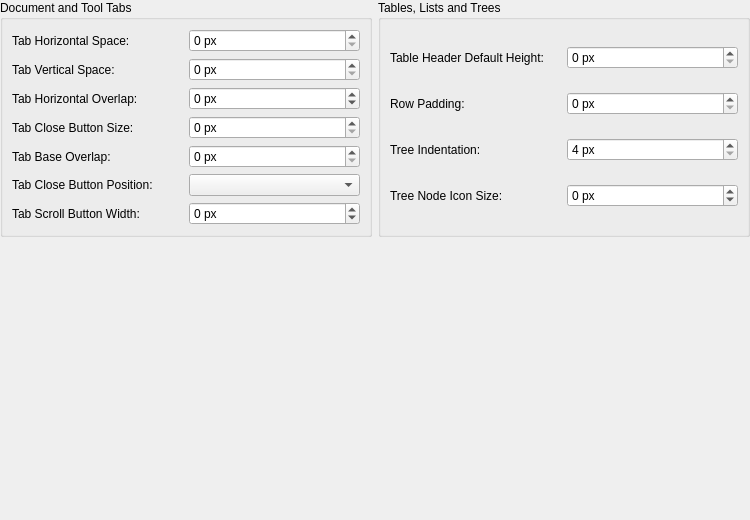
<?xml version="1.0" encoding="UTF-8"?>
<ui version="4.0">
 <class>LC_SettingsPageMetricsViewsTabs</class>
 <widget class="QWidget" name="LC_SettingsPageMetricsViewsTabs">
  <property name="geometry">
   <rect>
    <x>0</x>
    <y>0</y>
    <width>750</width>
    <height>520</height>
   </rect>
  </property>
  <layout class="QGridLayout" name="gridLayout_main">
   <property name="leftMargin">
    <number>0</number>
   </property>
   <property name="topMargin">
    <number>0</number>
   </property>
   <property name="rightMargin">
    <number>0</number>
   </property>
   <property name="bottomMargin">
    <number>0</number>
   </property>
   <item row="0" column="0">
    <widget class="QGroupBox" name="gbTabs">
     <property name="title">
      <string>Document and Tool Tabs</string>
     </property>
     <layout class="QGridLayout" name="gridLayout_tabs">
      <item row="0" column="0">
       <widget class="QLabel" name="lblTabHSpace">
        <property name="toolTip">
         <string>Horizontal spacing padded inside tab button labels.</string>
        </property>
        <property name="text">
         <string>Tab Horizontal Space:</string>
        </property>
       </widget>
      </item>
      <item row="0" column="1">
       <widget class="QSpinBox" name="sbTabHSpace">
        <property name="toolTip">
         <string>Set horizontal padding of tabs.</string>
        </property>
        <property name="suffix">
         <string> px</string>
        </property>
        <property name="maximum">
         <number>40</number>
        </property>
       </widget>
      </item>
      <item row="1" column="0">
       <widget class="QLabel" name="lblTabVSpace">
        <property name="toolTip">
         <string>Vertical spacing padded inside tab button labels.</string>
        </property>
        <property name="text">
         <string>Tab Vertical Space:</string>
        </property>
       </widget>
      </item>
      <item row="1" column="1">
       <widget class="QSpinBox" name="sbTabVSpace">
        <property name="toolTip">
         <string>Set vertical padding of tabs.</string>
        </property>
        <property name="suffix">
         <string> px</string>
        </property>
        <property name="maximum">
         <number>20</number>
        </property>
       </widget>
      </item>
      <item row="2" column="0">
       <widget class="QLabel" name="lblTabOverlapHorizontal">
        <property name="toolTip">
         <string>Horizontal overlap distance between adjacent tab buttons.</string>
        </property>
        <property name="text">
         <string>Tab Horizontal Overlap:</string>
        </property>
       </widget>
      </item>
      <item row="2" column="1">
       <widget class="QSpinBox" name="sbTabOverlapHorizontal">
        <property name="toolTip">
         <string>Set horizontal overlap of adjacent tabs.</string>
        </property>
        <property name="suffix">
         <string> px</string>
        </property>
        <property name="minimum">
         <number>-5</number>
        </property>
        <property name="maximum">
         <number>15</number>
        </property>
       </widget>
      </item>
      <item row="3" column="0">
       <widget class="QLabel" name="lblTabCloseSize">
        <property name="toolTip">
         <string>Size of close button inside tabs.</string>
        </property>
        <property name="text">
         <string>Tab Close Button Size:</string>
        </property>
       </widget>
      </item>
      <item row="3" column="1">
       <widget class="QSpinBox" name="sbTabCloseSize">
        <property name="toolTip">
         <string>Set size of tab close buttons.</string>
        </property>
        <property name="suffix">
         <string> px</string>
        </property>
        <property name="maximum">
         <number>32</number>
        </property>
       </widget>
      </item>
      <item row="4" column="0">
       <widget class="QLabel" name="lblTabOverlap">
        <property name="toolTip">
         <string>Number of pixels tab base overlaps active tab widget border frame.</string>
        </property>
        <property name="text">
         <string>Tab Base Overlap:</string>
        </property>
       </widget>
      </item>
      <item row="4" column="1">
       <widget class="QSpinBox" name="sbTabOverlap">
        <property name="toolTip">
         <string>Set layout overlap of tab bar base.</string>
        </property>
        <property name="suffix">
         <string> px</string>
        </property>
        <property name="maximum">
         <number>10</number>
        </property>
       </widget>
      </item>
         <item row="5" column="0">
             <widget class="QLabel" name="lblTabBarClosePosition">
                 <property name="toolTip">
                     <string>Choose whether tab close buttons appear on the right side (Windows/Linux standard) or left side (macOS convention).</string>
                 </property>
                 <property name="text">
                     <string>Tab Close Button Position:</string>
                 </property>
             </widget>
         </item>
         <item row="5" column="1">
             <widget class="QComboBox" name="cbTabBarClosePosition">
                 <property name="toolTip">
                     <string>Select alignment side for tab close buttons.</string>
                 </property>
                 <property name="sizeAdjustPolicy">
                     <enum>QComboBox::SizeAdjustPolicy::AdjustToContents</enum>
                 </property>
             </widget>
         </item>
         <item row="6" column="0">
             <widget class="QLabel" name="lblTabBarScrollButtonWidth">
                 <property name="toolTip">
                     <string>Width of navigation arrow buttons when open drawing tabs overflow (-1 for auto-adaptive width).</string>
                 </property>
                 <property name="text">
                     <string>Tab Scroll Button Width:</string>
                 </property>
             </widget>
         </item>
         <item row="6" column="1">
             <widget class="QSpinBox" name="sbTabBarScrollButtonWidth">
                 <property name="toolTip">
                     <string>Set width of tab scroll overflow arrows (-1 for auto).</string>
                 </property>
                 <property name="suffix">
                     <string> px</string>
                 </property>
                 <property name="minimum">
                     <number>-1</number>
                 </property>
                 <property name="maximum">
                     <number>35</number>
                 </property>
             </widget>
         </item>
     </layout>
    </widget>
   </item>
   <item row="0" column="1">
    <widget class="QGroupBox" name="gbViews">
     <property name="title">
      <string>Tables, Lists and Trees</string>
     </property>
     <layout class="QGridLayout" name="gridLayout_views">
      <item row="0" column="0">
       <widget class="QLabel" name="lblHeaderDefaultHeight">
        <property name="toolTip">
         <string>Default vertical height for table column headers.</string>
        </property>
        <property name="text">
         <string>Table Header Default Height:</string>
        </property>
       </widget>
      </item>
      <item row="0" column="1">
       <widget class="QSpinBox" name="sbHeaderDefaultHeight">
        <property name="toolTip">
         <string>Set default height of column header sections in table and tree views.</string>
        </property>
        <property name="suffix">
         <string> px</string>
        </property>
       </widget>
      </item>
      <item row="1" column="0">
       <widget class="QLabel" name="lblRowPadding">
        <property name="toolTip">
         <string>Vertical row spacing added inside list, table, and tree views.</string>
        </property>
        <property name="text">
         <string>Row Padding:</string>
        </property>
       </widget>
      </item>
      <item row="1" column="1">
       <widget class="QSpinBox" name="sbRowPadding">
        <property name="toolTip">
         <string>Adjust height padding for items inside structured grids.</string>
        </property>
        <property name="suffix">
         <string> px</string>
        </property>
        <property name="maximum">
         <number>20</number>
        </property>
       </widget>
      </item>
      <item row="2" column="0">
       <widget class="QLabel" name="lblTreeIndentation">
        <property name="toolTip">
         <string>Horizontal gap added for each nested level in hierarchical part trees.</string>
        </property>
        <property name="text">
         <string>Tree Indentation:</string>
        </property>
       </widget>
      </item>
      <item row="2" column="1">
       <widget class="QSpinBox" name="sbTreeIndentation">
        <property name="toolTip">
         <string>Set indentation size for nested tree views.</string>
        </property>
        <property name="suffix">
         <string> px</string>
        </property>
        <property name="minimum">
         <number>4</number>
        </property>
        <property name="maximum">
         <number>50</number>
        </property>
       </widget>
      </item>
      <item row="3" column="0">
       <widget class="QLabel" name="lblTreeBranchIndicatorSize">
        <property name="toolTip">
         <string>Physical width/height of vector arrows or boxes in tree branch indicators.</string>
        </property>
        <property name="text">
         <string>Tree Node Icon Size:</string>
        </property>
       </widget>
      </item>
      <item row="3" column="1">
       <widget class="QSpinBox" name="sbTreeBranchIndicatorSize">
        <property name="toolTip">
         <string>Size of tree branch nodes (-1 to auto-scale).</string>
        </property>
        <property name="suffix">
         <string> px</string>
        </property>
        <property name="minimum">
         <number>-1</number>
        </property>
        <property name="maximum">
         <number>30</number>
        </property>
       </widget>
      </item>
     </layout>
    </widget>
   </item>
   <item row="1" column="0">
    <spacer name="verticalSpacer">
     <property name="orientation">
      <enum>Qt::Orientation::Vertical</enum>
     </property>
     <property name="sizeHint" stdset="0">
      <size>
       <width>20</width>
       <height>0</height>
      </size>
     </property>
    </spacer>
   </item>
  </layout>
 </widget>
 <resources/>
 <connections/>
</ui>
